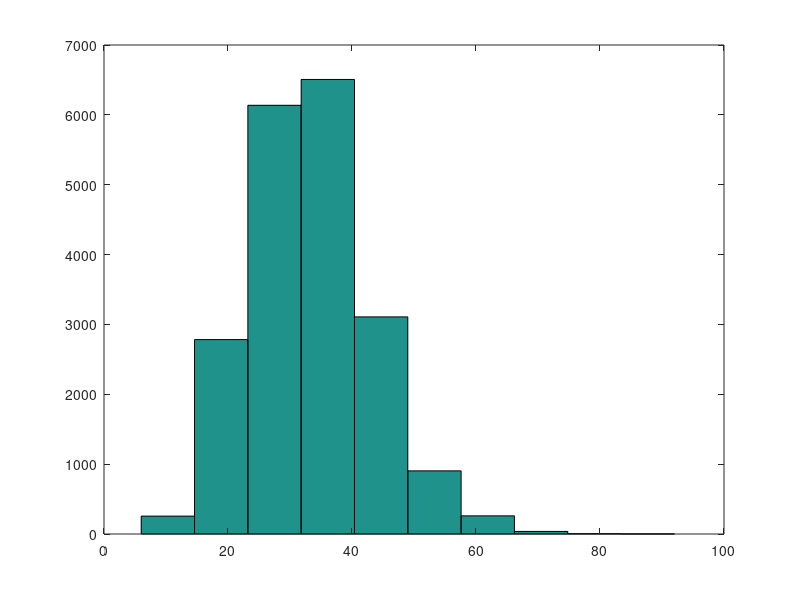

Here is the MATLAB script that generated this plot:
clc
clear 
close all

n = 18;
p = 0.35;
for j = 1:n
    Y(j) = 0;
    while(rand >= p)
        Y(j) = Y(j)+1;
    end
end
X = sum(Y);
clear X;

N = 20000;
for i = 1:N
    for j = 1:n
        Y(j) = 0;
        while(rand >= p)
            Y(j) = Y(j)+1;
        end
    end
    X(i) = sum(Y);
end



hist(nbinrnd(n, p, 1, N));